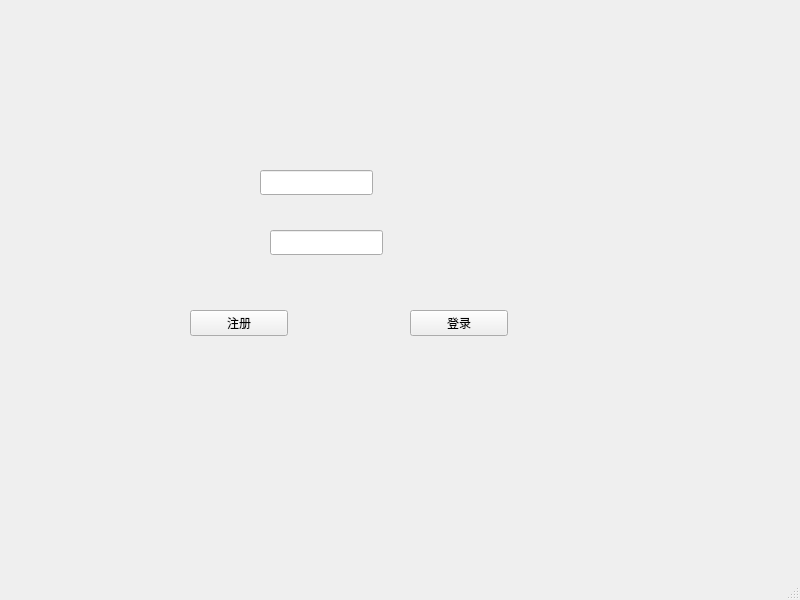
<?xml version="1.0" encoding="UTF-8"?>
<ui version="4.0">
 <class>MainWindow</class>
 <widget class="QMainWindow" name="MainWindow">
  <property name="geometry">
   <rect>
    <x>0</x>
    <y>0</y>
    <width>800</width>
    <height>600</height>
   </rect>
  </property>
  <property name="windowTitle">
   <string>MainWindow</string>
  </property>
  <widget class="QWidget" name="centralwidget">
   <widget class="QLineEdit" name="lineEdit">
    <property name="geometry">
     <rect>
      <x>260</x>
      <y>170</y>
      <width>113</width>
      <height>25</height>
     </rect>
    </property>
   </widget>
   <widget class="QLineEdit" name="lineEdit_2">
    <property name="geometry">
     <rect>
      <x>270</x>
      <y>230</y>
      <width>113</width>
      <height>25</height>
     </rect>
    </property>
   </widget>
   <widget class="QPushButton" name="pushButton">
    <property name="geometry">
     <rect>
      <x>190</x>
      <y>310</y>
      <width>98</width>
      <height>26</height>
     </rect>
    </property>
    <property name="text">
     <string>注册</string>
    </property>
   </widget>
   <widget class="QPushButton" name="pushButton_2">
    <property name="geometry">
     <rect>
      <x>410</x>
      <y>310</y>
      <width>98</width>
      <height>26</height>
     </rect>
    </property>
    <property name="text">
     <string>登录</string>
    </property>
   </widget>
  </widget>
  <widget class="QMenuBar" name="menubar">
   <property name="geometry">
    <rect>
     <x>0</x>
     <y>0</y>
     <width>800</width>
     <height>23</height>
    </rect>
   </property>
  </widget>
  <widget class="QStatusBar" name="statusbar"/>
 </widget>
 <resources/>
 <connections/>
</ui>
